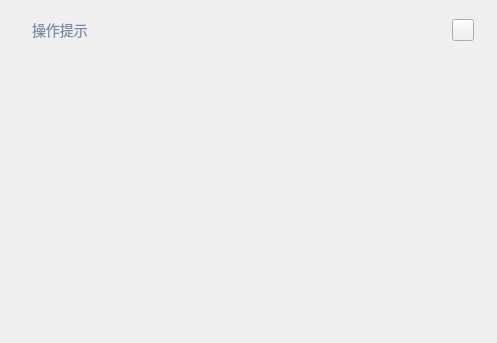
<?xml version="1.0" encoding="UTF-8"?>
<ui version="4.0">
 <class>OperTipDlg</class>
 <widget class="QWidget" name="OperTipDlg">
  <property name="geometry">
   <rect>
    <x>0</x>
    <y>0</y>
    <width>497</width>
    <height>343</height>
   </rect>
  </property>
  <property name="windowTitle">
   <string>Form</string>
  </property>
  <layout class="QVBoxLayout" name="verticalLayout_2">
   <property name="spacing">
    <number>0</number>
   </property>
   <item>
    <widget class="QWidget" name="solidWgt" native="true">
     <layout class="QVBoxLayout" name="verticalLayout">
      <property name="spacing">
       <number>0</number>
      </property>
      <property name="leftMargin">
       <number>0</number>
      </property>
      <property name="topMargin">
       <number>0</number>
      </property>
      <property name="rightMargin">
       <number>0</number>
      </property>
      <property name="bottomMargin">
       <number>0</number>
      </property>
      <item>
       <spacer name="verticalSpacer">
        <property name="orientation">
         <enum>Qt::Vertical</enum>
        </property>
        <property name="sizeType">
         <enum>QSizePolicy::Fixed</enum>
        </property>
        <property name="sizeHint" stdset="0">
         <size>
          <width>20</width>
          <height>8</height>
         </size>
        </property>
       </spacer>
      </item>
      <item>
       <widget class="QWidget" name="titleWgt" native="true">
        <property name="minimumSize">
         <size>
          <width>0</width>
          <height>22</height>
         </size>
        </property>
        <property name="maximumSize">
         <size>
          <width>16777215</width>
          <height>22</height>
         </size>
        </property>
        <layout class="QHBoxLayout" name="horizontalLayout_4">
         <property name="spacing">
          <number>0</number>
         </property>
         <property name="leftMargin">
          <number>0</number>
         </property>
         <property name="topMargin">
          <number>0</number>
         </property>
         <property name="rightMargin">
          <number>0</number>
         </property>
         <property name="bottomMargin">
          <number>0</number>
         </property>
         <item>
          <spacer name="horizontalSpacer_10">
           <property name="orientation">
            <enum>Qt::Horizontal</enum>
           </property>
           <property name="sizeType">
            <enum>QSizePolicy::Fixed</enum>
           </property>
           <property name="sizeHint" stdset="0">
            <size>
             <width>21</width>
             <height>19</height>
            </size>
           </property>
          </spacer>
         </item>
         <item>
          <widget class="QLabel" name="OperTipTitle">
           <property name="minimumSize">
            <size>
             <width>0</width>
             <height>22</height>
            </size>
           </property>
           <property name="maximumSize">
            <size>
             <width>16777215</width>
             <height>22</height>
            </size>
           </property>
           <property name="styleSheet">
            <string notr="true">font-size:14px;
font-family:&quot;Microsoft YaHei&quot;;
color:rgb(121, 140, 167);</string>
           </property>
           <property name="text">
            <string>操作提示</string>
           </property>
          </widget>
         </item>
         <item>
          <spacer name="horizontalSpacer_11">
           <property name="orientation">
            <enum>Qt::Horizontal</enum>
           </property>
           <property name="sizeHint" stdset="0">
            <size>
             <width>236</width>
             <height>19</height>
            </size>
           </property>
          </spacer>
         </item>
         <item>
          <widget class="QPushButton" name="OperTipCloseBtn">
           <property name="minimumSize">
            <size>
             <width>22</width>
             <height>22</height>
            </size>
           </property>
           <property name="maximumSize">
            <size>
             <width>22</width>
             <height>22</height>
            </size>
           </property>
           <property name="text">
            <string/>
           </property>
          </widget>
         </item>
         <item>
          <spacer name="horizontalSpacer_12">
           <property name="orientation">
            <enum>Qt::Horizontal</enum>
           </property>
           <property name="sizeType">
            <enum>QSizePolicy::Fixed</enum>
           </property>
           <property name="sizeHint" stdset="0">
            <size>
             <width>12</width>
             <height>20</height>
            </size>
           </property>
          </spacer>
         </item>
        </layout>
       </widget>
      </item>
      <item>
       <widget class="QWidget" name="contentWgt" native="true">
        <property name="sizePolicy">
         <sizepolicy hsizetype="Expanding" vsizetype="Expanding">
          <horstretch>0</horstretch>
          <verstretch>0</verstretch>
         </sizepolicy>
        </property>
       </widget>
      </item>
     </layout>
    </widget>
   </item>
  </layout>
 </widget>
 <resources/>
 <connections/>
</ui>
